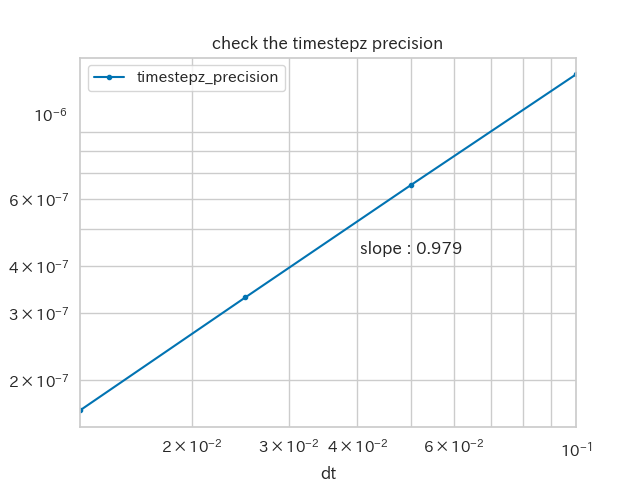

Source code (Python):
import matplotlib.pyplot as plt
import seaborn as sns
from matplotlib import cm
from ipywidgets import interact, FloatSlider
import numpy as np
import matplotlib as mpl
from mpl_toolkits.mplot3d import Axes3D
#スタイルの設定
sns.set(font="TakaoPGothic", palette="colorblind", style="whitegrid")
#datファイルからデータを読み取る
axisx, axisy = np.loadtxt("./chk_timestepx_precision.dat", comments='!', unpack=True)
#x, yの値の設定
x = axisx
y = axisy
log_x = [np.log(i) for i in x]
log_y = [np.log(i) for i in y]
#回帰直線
a, b = np.polyfit(log_x, log_y, 1)
print('a is :', a)
print('b is :', b)
# 1. Figureのインスタンスを生成
fig = plt.figure()
# 2. Axesのインスタンスを生成
ax = fig.add_subplot(111)
# 3. データを渡してプロット
line1, = ax.plot(x, y, label = 'timestepz_precision', marker='.')
# 4. グラフタイトル, ラベル付け等
ax.set_xlim(0.0125, 0.1)
ax.set_xscale("log")
ax.set_yscale("log")
ax.set_xlabel("dt")
ax.text(0.0405, 0.00000043, 'slope : 0.979')
ax.set_title("check the timestepz precision")
ax.legend()
# 5. グラフを描画
plt.grid(which="both")
plt.show()
